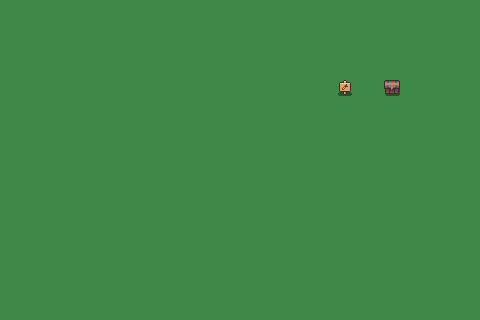

Tiled map render using the project's own tile images. Description and the whole map definition, tile-layer contents included, below:
An orthogonal 30x20 tile map with 16x16 px tiles, 2 tile layers (Livello tile 1, Decorazioni), 3 tilesets and 2 objects.

<map version="1.10" tiledversion="1.11.2" orientation="orthogonal" renderorder="right-down" width="30" height="20" tilewidth="16" tileheight="16" infinite="0" nextlayerid="4" nextobjectid="4">
 <tileset firstgid="1" name="Grass_Middle" tilewidth="16" tileheight="16" tilecount="1" columns="1">
  <image source="../Tiles/Grass_Middle.png" width="16" height="16" />
 </tileset>
 <tileset firstgid="2" name="Chest" tilewidth="16" tileheight="16" tilecount="1" columns="1">
  <image source="../Outdoor_decoration/Chest.png" width="16" height="16" />
 </tileset>
 <tileset firstgid="3" name="Outdoor_Decor_Free" tilewidth="16" tileheight="16" tilecount="84" columns="7">
  <image source="../Outdoor_decoration/Outdoor_Decor_Free.png" width="112" height="192" />
 </tileset>
 <layer id="1" name="Livello tile 1" width="30" height="20">
  <data encoding="csv">
1,1,1,1,1,1,1,1,1,1,1,1,1,1,1,1,1,1,1,1,1,1,1,1,1,1,1,1,1,1,
1,1,1,1,1,1,1,1,1,1,1,1,1,1,1,1,1,1,1,1,1,1,1,1,1,1,1,1,1,1,
1,1,1,1,1,1,1,1,1,1,1,1,1,1,1,1,1,1,1,1,1,1,1,1,1,1,1,1,1,1,
1,1,1,1,1,1,1,1,1,1,1,1,1,1,1,1,1,1,1,1,1,1,1,1,1,1,1,1,1,1,
1,1,1,1,1,1,1,1,1,1,1,1,1,1,1,1,1,1,1,1,1,1,1,1,1,1,1,1,1,1,
1,1,1,1,1,1,1,1,1,1,1,1,1,1,1,1,1,1,1,1,1,1,1,1,1,1,1,1,1,1,
1,1,1,1,1,1,1,1,1,1,1,1,1,1,1,1,1,1,1,1,1,1,1,1,1,1,1,1,1,1,
1,1,1,1,1,1,1,1,1,1,1,1,1,1,1,1,1,1,1,1,1,1,1,1,1,1,1,1,1,1,
1,1,1,1,1,1,1,1,1,1,1,1,1,1,1,1,1,1,1,1,1,1,1,1,1,1,1,1,1,1,
1,1,1,1,1,1,1,1,1,1,1,1,1,1,1,1,1,1,1,1,1,1,1,1,1,1,1,1,1,1,
1,1,1,1,1,1,1,1,1,1,1,1,1,1,1,1,1,1,1,1,1,1,1,1,1,1,1,1,1,1,
1,1,1,1,1,1,1,1,1,1,1,1,1,1,1,1,1,1,1,1,1,1,1,1,1,1,1,1,1,1,
1,1,1,1,1,1,1,1,1,1,1,1,1,1,1,1,1,1,1,1,1,1,1,1,1,1,1,1,1,1,
1,1,1,1,1,1,1,1,1,1,1,1,1,1,1,1,1,1,1,1,1,1,1,1,1,1,1,1,1,1,
1,1,1,1,1,1,1,1,1,1,1,1,1,1,1,1,1,1,1,1,1,1,1,1,1,1,1,1,1,1,
1,1,1,1,1,1,1,1,1,1,1,1,1,1,1,1,1,1,1,1,1,1,1,1,1,1,1,1,1,1,
1,1,1,1,1,1,1,1,1,1,1,1,1,1,1,1,1,1,1,1,1,1,1,1,1,1,1,1,1,1,
1,1,1,1,1,1,1,1,1,1,1,1,1,1,1,1,1,1,1,1,1,1,1,1,1,1,1,1,1,1,
1,1,1,1,1,1,1,1,1,1,1,1,1,1,1,1,1,1,1,1,1,1,1,1,1,1,1,1,1,1,
1,1,1,1,1,1,1,1,1,1,1,1,1,1,1,1,1,1,1,1,1,1,1,1,1,1,1,1,1,1
</data>
 </layer>
 <layer id="2" name="Decorazioni" width="30" height="20">
  <data encoding="csv">
0,0,0,0,0,0,0,0,0,0,0,0,0,0,0,0,0,0,0,0,0,0,0,0,0,0,0,0,0,0,
0,0,0,0,0,0,0,0,0,0,0,0,0,0,0,0,0,0,0,0,0,0,0,0,0,0,0,0,0,0,
0,0,0,0,0,0,0,0,0,0,0,0,0,0,0,0,0,0,0,0,0,0,0,0,0,0,0,0,0,0,
0,0,0,0,0,0,0,0,0,0,0,0,0,0,0,0,0,0,0,0,0,0,0,0,0,0,0,0,0,0,
0,0,0,0,0,0,0,0,0,0,0,0,0,0,0,0,0,0,0,0,0,0,0,0,0,0,0,0,0,0,
0,0,0,0,0,0,0,0,0,0,0,0,0,0,0,0,0,0,0,0,0,6,0,0,2,0,0,0,0,0,
0,0,0,0,0,0,0,0,0,0,0,0,0,0,0,0,0,0,0,0,0,0,0,0,0,0,0,0,0,0,
0,0,0,0,0,0,0,0,0,0,0,0,0,0,0,0,0,0,0,0,0,0,0,0,0,0,0,0,0,0,
0,0,0,0,0,0,0,0,0,0,0,0,0,0,0,0,0,0,0,0,0,0,0,0,0,0,0,0,0,0,
0,0,0,0,0,0,0,0,0,0,0,0,0,0,0,0,0,0,0,0,0,0,0,0,0,0,0,0,0,0,
0,0,0,0,0,0,0,0,0,0,0,0,0,0,0,0,0,0,0,0,0,0,0,0,0,0,0,0,0,0,
0,0,0,0,0,0,0,0,0,0,0,0,0,0,0,0,0,0,0,0,0,0,0,0,0,0,0,0,0,0,
0,0,0,0,0,0,0,0,0,0,0,0,0,0,0,0,0,0,0,0,0,0,0,0,0,0,0,0,0,0,
0,0,0,0,0,0,0,0,0,0,0,0,0,0,0,0,0,0,0,0,0,0,0,0,0,0,0,0,0,0,
0,0,0,0,0,0,0,0,0,0,0,0,0,0,0,0,0,0,0,0,0,0,0,0,0,0,0,0,0,0,
0,0,0,0,0,0,0,0,0,0,0,0,0,0,0,0,0,0,0,0,0,0,0,0,0,0,0,0,0,0,
0,0,0,0,0,0,0,0,0,0,0,0,0,0,0,0,0,0,0,0,0,0,0,0,0,0,0,0,0,0,
0,0,0,0,0,0,0,0,0,0,0,0,0,0,0,0,0,0,0,0,0,0,0,0,0,0,0,0,0,0,
0,0,0,0,0,0,0,0,0,0,0,0,0,0,0,0,0,0,0,0,0,0,0,0,0,0,0,0,0,0,
0,0,0,0,0,0,0,0,0,0,0,0,0,0,0,0,0,0,0,0,0,0,0,0,0,0,0,0,0,0
</data>
 </layer>
 <objectgroup id="3" name="Collisioni">
  <object id="1" x="384" y="88" width="16" height="16">
   <properties>
    <property name="tipo" value="cassa" />
   </properties>
  </object>
  <object id="3" x="336" y="88" width="16" height="16">
   <properties>
    <property name="testo" value="Apri la cassa a destra!" />
    <property name="tipo" value="cartello" />
   </properties>
  </object>
 </objectgroup>
</map>
